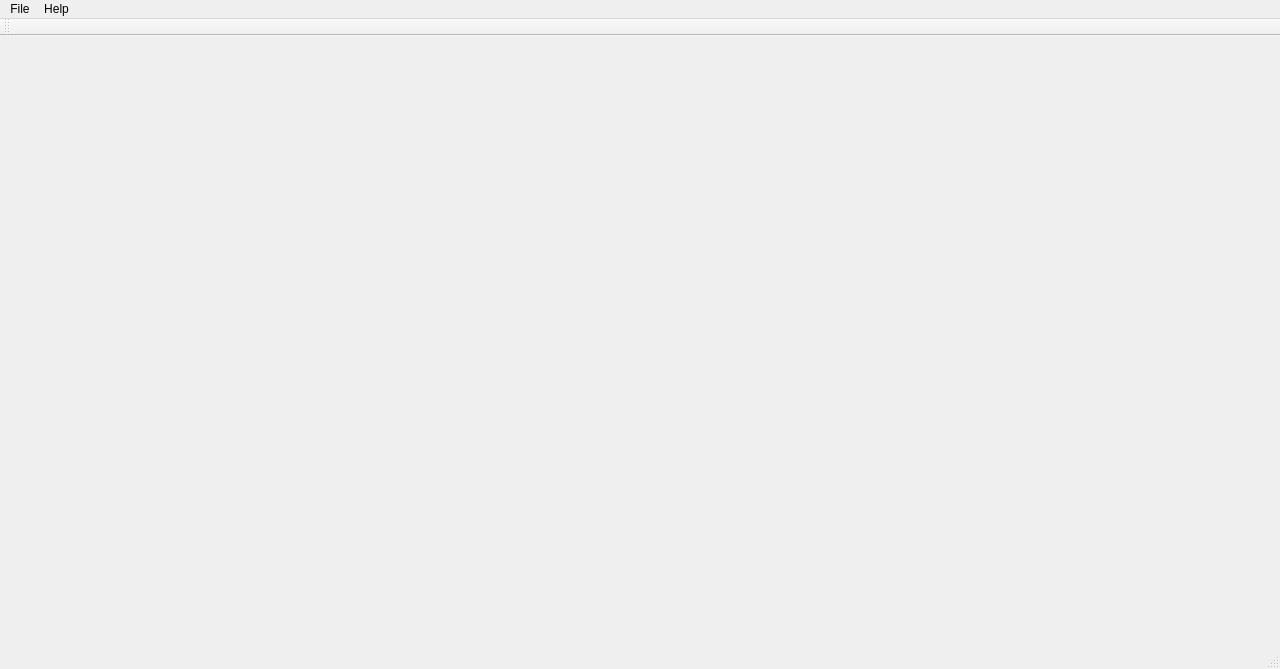
<?xml version="1.0" encoding="UTF-8"?>
<ui version="4.0">
 <class>MainWindow</class>
 <widget class="QMainWindow" name="MainWindow">
  <property name="geometry">
   <rect>
    <x>0</x>
    <y>0</y>
    <width>1280</width>
    <height>669</height>
   </rect>
  </property>
  <property name="windowTitle">
   <string>Log Analyzer</string>
  </property>
  <widget class="QWidget" name="centralWidget">
   <layout class="QGridLayout" name="gridLayout">
    <item row="0" column="0">
     <widget class="QCustomPlot" name="widget" native="true"/>
    </item>
   </layout>
  </widget>
  <widget class="QMenuBar" name="menuBar">
   <property name="geometry">
    <rect>
     <x>0</x>
     <y>0</y>
     <width>1280</width>
     <height>25</height>
    </rect>
   </property>
   <widget class="QMenu" name="menuAbout">
    <property name="title">
     <string>File</string>
    </property>
    <addaction name="actionExit"/>
   </widget>
   <widget class="QMenu" name="menuAbout_2">
    <property name="title">
     <string>Help</string>
    </property>
    <addaction name="actionAbout"/>
   </widget>
   <addaction name="menuAbout"/>
   <addaction name="menuAbout_2"/>
  </widget>
  <widget class="QStatusBar" name="statusBar"/>
  <widget class="QToolBar" name="mainToolBar">
   <attribute name="toolBarArea">
    <enum>TopToolBarArea</enum>
   </attribute>
   <attribute name="toolBarBreak">
    <bool>false</bool>
   </attribute>
  </widget>
  <action name="actionAbout">
   <property name="text">
    <string>About</string>
   </property>
  </action>
  <action name="actionExit">
   <property name="text">
    <string>Exit</string>
   </property>
  </action>
 </widget>
 <layoutdefault spacing="6" margin="11"/>
 <customwidgets>
  <customwidget>
   <class>QCustomPlot</class>
   <extends>QWidget</extends>
   <header>qcustomplot.h</header>
   <container>1</container>
  </customwidget>
 </customwidgets>
 <resources/>
 <connections/>
</ui>
